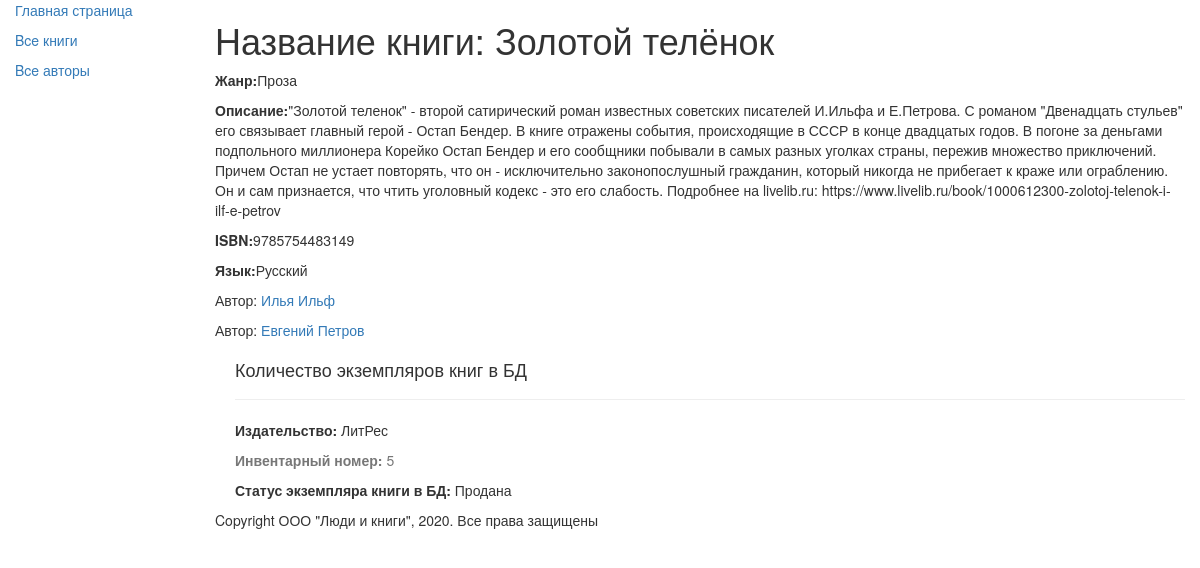
Screenshot of /book/1 with the database file from the repository.
### catalog/models.py (models this page shows, shortened)
class Book(models.Model):
    title    = models.CharField(max_length=150, help_text='Введите название книги', verbose_name='Название книги')
    genre    = models.ForeignKey('Genre', on_delete=models.CASCADE, help_text="Выберите жанр для книги", verbose_name="Жанр книги", null=True)
    language = models.ForeignKey('Language', on_delete=models.CASCADE, help_text="Выберите язык книги", verbose_name="Язык книги", null=True)
    author   = models.ManyToManyField('Author', help_text="Выберите автора книги", verbose_name="Автор книги")
    summary  = models.TextField(max_length=1000, help_text="Введите краткое описание книги", verbose_name="Аннотация книги")
    isbn     = models.CharField(max_length=13, help_text="Должно содержать 13 символов", verbose_name="ISBN книги")
    def display_author(self):
        return ', '.join([author.last_name for author in self.author.all()])
    display_author.short_description = 'Авторы'

class Genre(models.Model):
    name = models.CharField(max_length=200, help_text='Введите жанр книги', verbose_name='Жанр книги')
    def __str__(self):
        return self.name

class Language(models.Model):
    name = models.CharField(max_length=20, help_text='Введите язык книги', verbose_name='Язык книги')
    def __str__(self):
        return self.name

class Author(models.Model):
    first_name = models.CharField(max_length=100, help_text='Введите имя автора', verbose_name='Имя автора')
    last_name = models.CharField(max_length=100, help_text='Введите фамилию автора', verbose_name='Фамилия автора')
    date_of_birth = models.DateField(help_text='Введите дату рождения', verbose_name='Дата рождения', null=True, blank=True)
    date_of_death = models.DateField(help_text='Введите дату смерти', verbose_name='Дата смерти', null=True, blank=True)

class BookInstance(models.Model):
    book     = models.ForeignKey('Book', on_delete=models.CASCADE, null=True)
    inv_num  = models.CharField(max_length=20, null=True, help_text='Введите инвентарный номер экземпляра', verbose_name="Инвентарный номер")
    imprint  = models.CharField(max_length=200, help_text="Введите издательство и год выпуска", verbose_name="Издательство")
    status   = models.ForeignKey('Status', on_delete=models.CASCADE, null=True, help_text='Изменить состояние экземпляра', verbose_name="Статус экземпляра книги")
    due_back = models.DateField(null=True, blank=True, help_text='Введите конец срока статуса', verbose_name="Дата окончания статуса")

class Status(models.Model):
    name = models.CharField(max_length=20, help_text="Введите статус экземпляра книги", verbose_name="Статус экземпляра книги")
    def __str__(self):
        return self.name

### catalog/views.py (the view)
# urls.py: re_path(r'^book/(?P<pk>\d+)$', views.BookDetailView.as_view(), name='book-detail'),
class BookDetailView(generic.DetailView):
    model = Book

### catalog/templates/catalog/book_detail.html (shortened to what this page needs)
{% extends "catalog/base.html" %}
{% block content %}
    <h1>Название книги: {{ book.title }}</h1>
    <p><strong>Жанр:</strong>{{ book.genre }}</p>
    <p><strong>Описание:</strong>{{ book.summary }}</p>
    <p><strong>ISBN:</strong>{{ book.isbn }}</p>
    <p><strong>Язык:</strong>{{ book.language }}</p>
        {% for author in book.author.all %}
            <p>Автор: <a href="">{{ author.first_name }} {{ author.last_name }}</a></p>
        {% endfor %}
    <div style="margin-left:20px; margin-top:20px;">
        <h4>Количество экземпляров книг в БД</h4>
        {% for copy in book.bookinstance_set.all %}
        <hr>
        <p><strong>Издательство:</strong> {{ copy.imprint }}</p>
        <p class="text-muted"><strong>Инвентарный номер:</strong> {{ copy.id }}</p>
        <p><strong>Статус экземпляра книги в БД:</strong> {{ copy.status }}</p>
        {% endfor %}
    </div>
{% endblock content %}

### rows the page displays
Book: title "Золотой телёнок", genre "Проза", summary "\"Золотой теленок\" - второй сатирический роман известных советских писателей И.Ильфа и Е.Петрова. С романом \"Двенадцать стульев\" его связывает главный герой - Остап Бендер. В книге отражены события, происходящие в СССР в конце двадцатых годов. В погоне за деньгами подпольного миллионера Корейко Остап Бендер и его сообщники побывали в самых разных уголках страны, пережив множество приключений. Причем Остап не устает повторять, что он - исключительно законопослушный гражданин, который никогда не прибегает к краже или ограблению. Он и сам признается, что чтить уголовный кодекс - это его слабость. Подробнее на livelib.ru: https://www.livelib.ru/book/1000612300-zolotoj-telenok-i-ilf-e-petrov", isbn "9785754483149", language "Русский"
Author: first_name "Илья", last_name "Ильф"
Author: first_name "Евгений", last_name "Петров"
BookInstance: imprint "ЛитРес", id "5", status "Продана"
